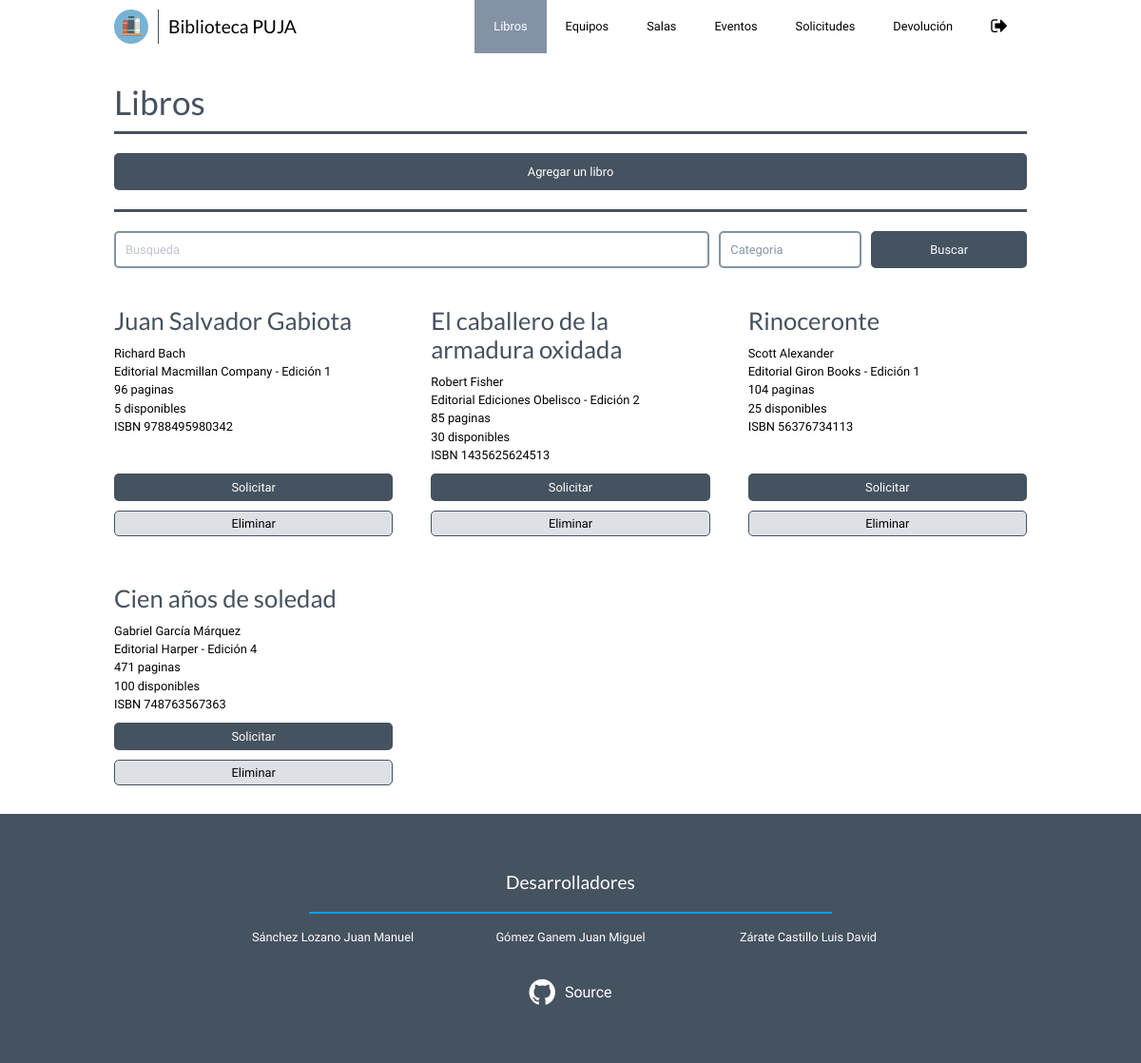
/books/index.php (signed in), run on the app's committed database.
### tables this page shows
CREATE TABLE IF NOT EXISTS `book` (
  `id` INT NOT NULL AUTO_INCREMENT,
  `name` VARCHAR(45) NOT NULL,
  `edition` INT NOT NULL,
  `pages` INT NOT NULL,
  `ISBN` VARCHAR(45) NOT NULL,
  `editorial_id` INT NOT NULL,
  `author_id` INT NOT NULL,
  `quantity` INT NOT NULL,
  PRIMARY KEY (`id`),
  INDEX `fk_book_editorial1_idx` (`editorial_id` ASC),
  INDEX `fk_book_author1_idx` (`author_id` ASC),
  CONSTRAINT `fk_book_editorial1`
    FOREIGN KEY (`editorial_id`)
    REFERENCES `editorial` (`id`)
    ON DELETE CASCADE
    ON UPDATE CASCADE,
  CONSTRAINT `fk_book_author1`
    FOREIGN KEY (`author_id`)
    REFERENCES `author` (`id`)
    ON DELETE CASCADE
    ON UPDATE CASCADE);

CREATE TABLE IF NOT EXISTS `author` (
  `id` INT NOT NULL AUTO_INCREMENT,
  `name` VARCHAR(45) NOT NULL,
  PRIMARY KEY (`id`));

CREATE TABLE IF NOT EXISTS `editorial` (
  `id` INT NOT NULL AUTO_INCREMENT,
  `name` VARCHAR(45) NOT NULL,
  PRIMARY KEY (`id`),
  UNIQUE INDEX `name_UNIQUE` (`name` ASC));

### books/index.php (called while the page is built, shortened)
<?php
$time = Core::FormatDate(time(), "Y-m-d");
$field = "";
$value = "";
$books = Book::getBooks($time, $field, $value);
include(PAGES . "books.php");
?>

### _classes/core.php (called while the page is built, shortened)
<?php
include_once("mysql.php");
class Core {
	public static $mysqlcon;
    public static function db() {
    	return static::$mysqlcon;
    }
	private function __construct() {
		static::$mysqlcon = new MySQL($this, MYSQL_HOSTNAME, MYSQL_USERNAME, MYSQL_PASSWORD, MYSQL_DATABASE);
	}
	public static function Clean($strInput, $ignoreHtml = false, $nl2br = false, $encoding = "UTF-8") {
		$strInput = stripslashes(trim($strInput));
		if (!$ignoreHtml) {
			$strInput = htmlspecialchars($strInput, ENT_QUOTES | ENT_HTML5, $encoding);
		}
		return $strInput;
	}
	public static function FormatDate($date, $format = "Y-m-d\TH:i") {
		return date($format, $date);
	}
}
?>

### _classes/book.php (called while the page is built, shortened)
<?php
class Book {
    public static function getBooks($time, $field = "", $value = "") {
        $extra = "";
        $time = Core::Clean($time);
        $query = "
            SELECT
            	book.id AS id, book.name as name, edition, pages, quantity, isbn, editorial_id, author_id,
            	author.name AS author_name,
            	editorial.name AS editorial_name,
            	(SELECT
                 	COUNT(*)
                 FROM
                 	book_reservation JOIN reservation_detail ON (reservation_detail.id = book_reservation.reservation_detail_id)
                 WHERE
                 	book_reservation.book_id = book.id
                 	AND reservation_detail.status='approved'
                 	AND (
            			reservation_detail.date_reservation <= TIMESTAMP('$time')
                        AND TIMESTAMP('$time') <= DATE_ADD(reservation_detail.date_reservation , INTERVAL reservation_detail.time DAY)
                    )
                ) as reserved
            FROM
            	book JOIN editorial ON (editorial.id = book.editorial_id)
            	JOIN author ON (author.id = book.author_id)
            $extra;
        ";
        return Core::db()->doQuery($query);
    }
}
?>

### _classes/mysql.php (called while the page is built, shortened)
<?php
class MySQL {
	private $connected;
	private $hostname;
	private $username;
	private $password;
	private $database;
	public $link;
	public function __construct($core, $host, $user, $pass, $db) {
		$this->connected = false;
		$this->hostname = $host;
		$this->username = $user;
		$this->password = $pass;
		$this->database = $db;
	}
	public function isConnected() {
		return $this->connected;
	}
	public function connect() {
		$this->link = new mysqli($this->hostname, $this->username, $this->password, $this->database);
		if ($this->link->connect_errno) {
			$this->error($this->link->connect_error);
		} else {
			$this->connected = true;
		}
	}
	public function doQuery($query) {
		if($this->IsConnected()) {
			return $this->link->query($query);
		} else {
			$this->error('Could not process query, no active db connection detected..');
		}
	}
}
?>

### _pages/books.php (the view, shortened to what this page needs)
<!DOCTYPE html>
<html lang="<?php echo LANGUAGE; ?>">
    <?php include(INCLUDES . "head.php") ?>
    <body>
        <?php include(INCLUDES . "navbar.php"); ?>
        <main class="maincontent">
            <h1 class="pw-title">Libros</h1>
            <?php if(USER_IS_ADMIN) { ?>
                <section class="pw-buttons-container">
                    <button class="pw-button" id="create-book">Agregar un libro</button>
                </section>
                <span class="pw-horizontal-line"></span>
            <?php } ?>
            <form method="GET" class="pw-form inline">
                <section class="pw-form-fields">
                    <input type="text" name="search" class="pw-form-item" value="<?php echo $value; ?>" placeholder="Busqueda"/>
                    <select name="category" class="pw-form-item" id="book-category">
                        <option value="">Categoria</option>
                    </select>
                </section>
                <button type="submit" class="pw-form-button pw-form-center" name="search-book">Buscar</button>
            </form>
            <?php if($books->num_rows == 0) { ?>
                <section class="not-found">
                    <h1>No se encontraron libros registrados</h1>
                </section>
            <?php } else { ?>
                <section class="pw-books-gallery">
                    <?php while($book = $books->fetch_object()) { ?>
                        <arcticle class="pw-books-book">
                            <h4 class="pw-books-book-name"><?php echo $book->name; ?></h4>
                            <p class="pw-books-book-item"><?php echo $book->author_name; ?></p>
                            <p class="pw-books-book-item"><?php echo "Editorial " . $book->editorial_name . " - Edición " . $book->edition; ?></p>
                            <p class="pw-books-book-item"><?php echo $book->pages; ?> paginas</p>
                            <p class="pw-books-book-item"><?php echo ($book->quantity - $book->reserved); ?> disponibles</p>
                            <p class="pw-books-book-item">ISBN <?php echo $book->isbn; ?></p>
                            <section class="pw-books-buttons">
                                <?php if($book->quantity - $book->reserved > 0) { ?>
                                    <button
                                        bookid="<?php  echo $book->id; ?>"
                                        bookname="<?php  echo $book->name; ?>"
                                        class="pw-button select-book thin expanded" target="#modal-reserve-book">Solicitar</button>
                                <?php } ?>
                                <?php if(USER_IS_ADMIN) { ?>
                                    <button bookid="<?php  echo $book->id; ?>" class="pw-button thin transparent expanded delete-book">Eliminar</button>
                                <?php } ?>
                            </section>
                        </arcticle>
                    <?php } ?>
                </section>
            <?php } ?>
        </main>
        <?php include(INCLUDES . "footer.php"); ?>
    </body>
</html>

### _resources/css/styles.css (style rules this page uses)
html { font-family: sans-serif; -ms-text-size-adjust: 100%; -webkit-text-size-adjust: 100%; }
body { margin: 0; }
article, aside, details, figcaption, figure, footer, header, main, menu, nav, section, summary { display: block; }
h1 { font-size: 2em; margin: 0.67em 0; }
button, input, select, textarea { font: inherit; margin: 0; }
button, input { overflow: visible; }
button, select { text-transform: none; }
button, html [type="button"], [type="reset"], [type="submit"] { -webkit-appearance: button; }
*, *::before, *::after { -webkit-box-sizing: border-box; box-sizing: border-box; }
body { font-size: 16px; font-family: "Ubuntu", sans-serif; display: -webkit-box; display: -ms-flexbox; display: flex; -webkit-box-orient: vertical; -webkit-box-direction: normal; -ms-flex-direction: column; flex-direction: column; min-height: 100vh; }
h1 { font-size: 35.2px; }
h4 { font-size: 25.6px; }
h1, h2, h3, h4, h5, h6 { margin: 10px 0; font-family: "Lato", sans-serif; font-weight: normal; color: #45525F; }
[type="submit"], [type="reset"], button { cursor: pointer; }
p { margin: 10px 0; }
p, li, a { line-height: 1.5; }
.pw-form { display: -webkit-box; display: -ms-flexbox; display: flex; -webkit-box-orient: vertical; -webkit-box-direction: normal; -ms-flex-direction: column; flex-direction: column; }
.pw-form .pw-form-item { -webkit-appearance: none; -moz-appearance: none; appearance: none; background: white; color: #8492A6; padding: 10px; border-radius: 5px; border: 2px solid; outline: 0; margin-bottom: 10px; font-size: 0.8rem; -ms-flex-item-align: stretch; align-self: stretch; }
.pw-form .pw-form-button { background: #45525F; color: white; padding: 10px 60px; border-radius: 5px; font-size: 0.8rem; margin-top: 20px; outline: 0; border: 2px solid #45525F; }
.pw-form .pw-form-center { -ms-flex-item-align: center; align-self: center; }
.pw-form.inline .pw-form-fields { display: grid; grid-template-columns: 1fr; grid-gap: 10px; -webkit-box-flex: 1; -ms-flex-positive: 1; flex-grow: 1; }
@media all and (min-width: 400px) { .pw-form.inline .pw-form-fields { grid-template-columns: 1fr 150px; } }
.pw-form.inline .pw-form-item { margin-bottom: 0; }
@media all and (min-width: 550px) { .pw-form.inline { -webkit-box-orient: horizontal; -webkit-box-direction: normal; -ms-flex-direction: row; flex-direction: row; } }
@media all and (min-width: 550px) { .pw-form.inline .pw-form-button { margin-top: 0; margin-left: 10px; } }
.maincontent { -webkit-box-flex: 1; -ms-flex-positive: 1; flex-grow: 1; margin: 0 10px; display: -webkit-box; display: -ms-flexbox; display: flex; -webkit-box-orient: vertical; -webkit-box-direction: normal; -ms-flex-direction: column; flex-direction: column; min-height: 100vh; }
@media all and (min-width: 1024px) { .maincontent { width: 80%; margin: 0 auto; } }
.pw-title { padding-bottom: 10px; border-bottom: 3px solid; margin-bottom: 20px; }
.pw-buttons-container { display: grid; grid-auto-flow: row; grid-gap: 10px; grid-auto-columns: 1fr; }
@media all and (min-width: 768px) { .pw-buttons-container { grid-auto-flow: column; } }
.pw-button { background: #45525F; color: white; padding: 10px 60px; border-radius: 5px; font-size: 0.8rem; outline: 0; border: 2px solid #45525F; }
.pw-button.expanded { width: 100%; }
.pw-button.thin { padding: 5px 20px; font-size: 0.8rem; }
.pw-button.transparent { background: #dde1e6; color: inherit; border-width: 1px; }
.pw-horizontal-line { height: 3px; background: #45525F; width: 100%; margin: 20px 0; }
.pw-books-gallery { display: grid; grid-gap: 40px; grid-template-columns: repeat(1, 1fr); margin: 30px 0; }
@media all and (min-width: 500px) { .pw-books-gallery { grid-template-columns: repeat(2, 1fr); } }
@media all and (min-width: 1000px) { .pw-books-gallery { grid-template-columns: repeat(3, 1fr); } }
.pw-books-gallery .pw-books-book { display: -webkit-box; display: -ms-flexbox; display: flex; -webkit-box-orient: vertical; -webkit-box-direction: normal; -ms-flex-direction: column; flex-direction: column; }
.pw-books-gallery .pw-books-buttons { margin-top: auto; }
.pw-books-gallery .pw-books-book-item { margin: 0; font-size: 0.8em; }
.pw-books-gallery .pw-button { margin-top: 10px; }

### data on the page
book: name "Juan Salvador Gabiota", author.name "Richard Bach", editorial.name "Macmillan Company", edition "1", pages "96", $book->quantity-$book->reserved "5", ISBN "9788495980342"
book: name "El caballero de la armadura oxidada", author.name "Robert Fisher", editorial.name "Ediciones Obelisco", edition "2", pages "85", $book->quantity-$book->reserved "30", ISBN "1435625624513"
book: name "Rinoceronte", author.name "Scott Alexander", editorial.name "Giron Books", edition "1", pages "104", $book->quantity-$book->reserved "25", ISBN "56376734113"
book: name "Cien años de soledad", author.name "Gabriel García Márquez", editorial.name "Harper", edition "4", pages "471", $book->quantity-$book->reserved "100", ISBN "748763567363"

### other printed values
SITE_NAME "Biblioteca PUJA"
